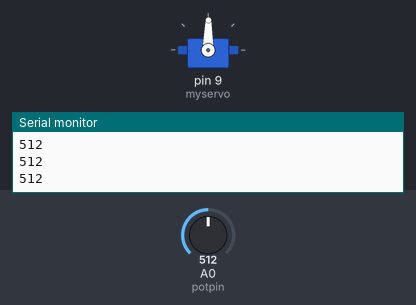
The sketch below on a simulated Arduino Uno, built with avr-gcc and run on an emulated ATmega328P. Parts: servo, the last lines printed to the serial monitor. The inputs (shaded band) are chosen by the test bench; at power-on: A0 (potpin) = 512.

Above: at 1.2 s.
1.3 s: A0 (potpin) set to 716
At 2.5 s:
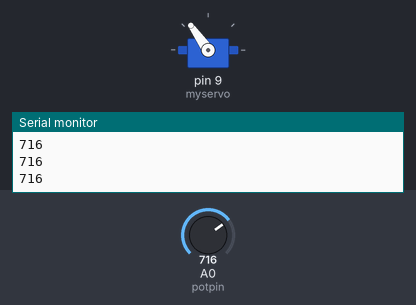
2.9 s: A0 (potpin) set to 900
At 3.9 s:
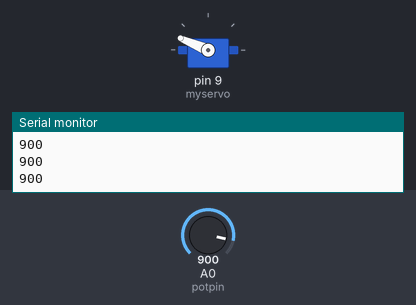
4.5 s: A0 (potpin) set to 1023
At 5.8 s:
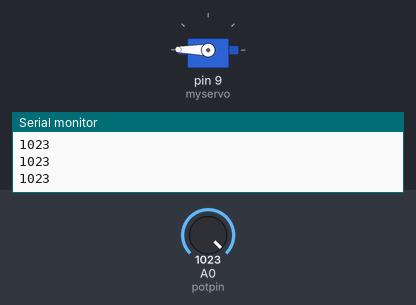
6.1 s: A0 (potpin) set to 306
At 7.4 s:
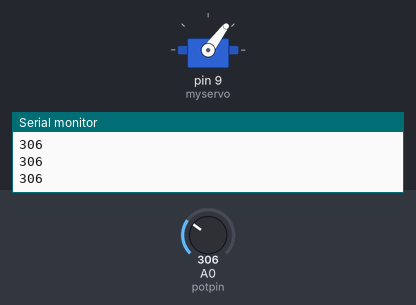
7.7 s: A0 (potpin) set to 122
At 8.7 s:
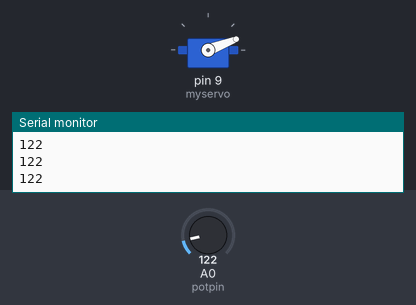
Timing chart, 0 to 10.3 s (numbered marks = the images above; inputs shaded):
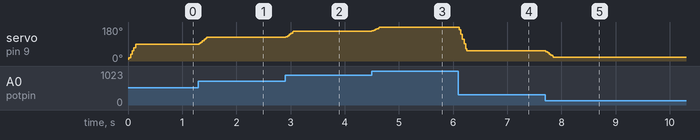

The sketch:

Pressure_Cuff.ino
```cpp
// Controlling a servo position using a potentiometer (variable resistor)
// by Michal Rinott <http://people.interaction-ivrea.it/m.rinott>
// by Victoria Preston for POE Project ICF Prosthetics

/************LIBRARIES*****************/
#include <Servo.h>


/************VARIABLES*****************/
//Variables for control
Servo myservo;  // create servo object to control a servo

//Variables for raw input
int potpin = 0;  // analog pin used to connect the potentiometer
int val;    // variable to read the value from the analog pin

//Vairables for smoothing
const int numReadings = 10;

int readings[numReadings];
int index = 0;
int total = 0;
int average = 0;

/************SETUP*****************/
void setup()
{
  Serial.begin(9600); // for debugging in terminal
  myservo.attach(9);  // attaches the servo on pin 9 to the servo object

  for (int thisReading=0; thisReading < numReadings; thisReading++)
    readings[thisReading] = 0;
}

/************MAIN LOOP*****************/
void loop()
{
  val = analogRead(potpin);            // reads the value of the potentiometer (value between 0 and 1023)

  total = total-readings[index];
  readings[index] = val;
  total = total + readings[index];
  index = index + 1;

  if (index >= numReadings)
    index = 0;

  average = total/numReadings;
  Serial.println(average);

  val = map(average, 0, 1023, 0, 179);     // scale it to use it with the servo (value between 0 and 180)
  myservo.write(val);                  // sets the servo position according to the scaled value
  delay(15);                           // waits for the servo to get there
}
```

Measured:
- after the input at 1.3 s, servo on pin 9 (myservo): 89° → 125° at once
- after the input at 2.9 s, servo on pin 9 (myservo): 125° → 157° at once
- after the input at 4.5 s, servo on pin 9 (myservo): 157° → 179° at once
- after the input at 6.1 s, servo on pin 9 (myservo): 179° → 53° at once
- after the input at 7.7 s, servo on pin 9 (myservo): 53° → 21° at once
